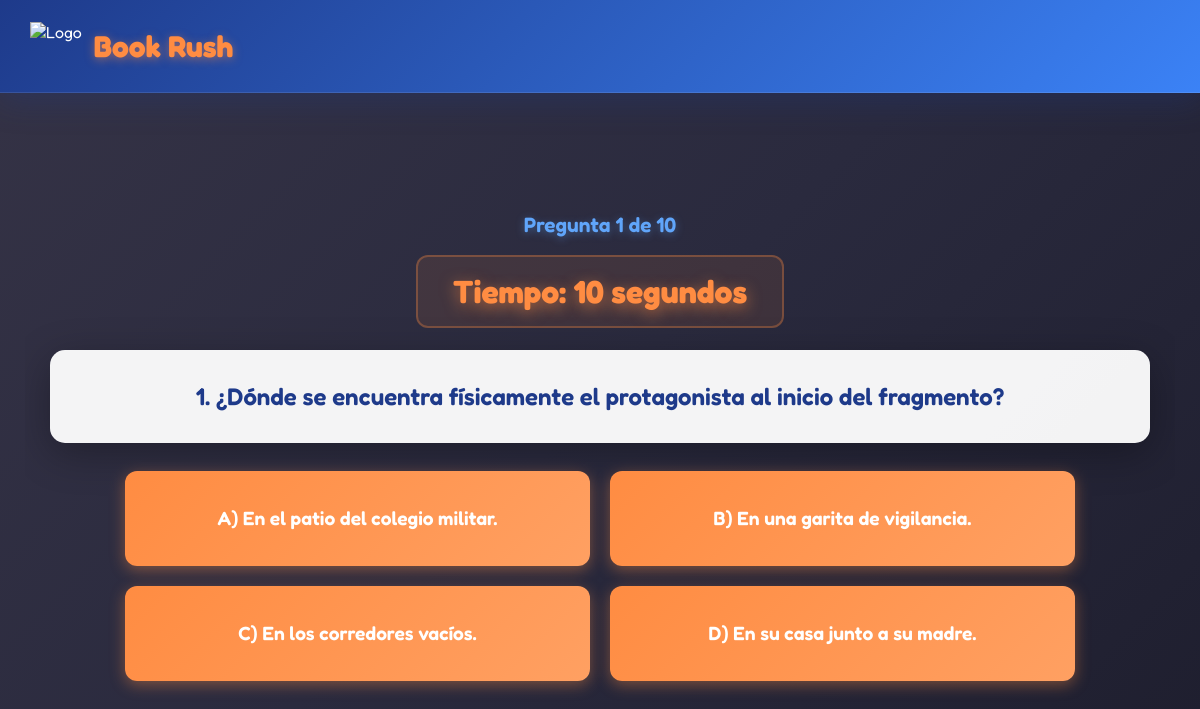
The app's page /trivia/trivia.php with its own data.
### tables this page shows
CREATE TABLE `preguntas` (
  `id_pregunta` int(11) NOT NULL,
  `id_libro` int(11) NOT NULL DEFAULT 1,
  `id_capitulo` varchar(20) DEFAULT NULL,
  `numero_pregunta` int(11) NOT NULL DEFAULT 0,
  `enunciado` text NOT NULL,
  `opcion_a` text NOT NULL,
  `opcion_b` text NOT NULL,
  `opcion_c` text NOT NULL,
  `opcion_d` text NOT NULL,
  `respuesta_correcta` varchar(1) NOT NULL,
  `puntaje` int(11) NOT NULL DEFAULT 15
);

### trivia/trivia.php (the view, shortened to what this page needs)
<?php
include("../conexion.php");
$id_libro = isset($_GET['id_libro']) ? (int)$_GET['id_libro'] : 1;
$id_capitulo = isset($_GET['id_capitulo']) ? (int)$_GET['id_capitulo'] : 1;
$numero_pregunta = isset($_GET['pregunta']) ? (int)$_GET['pregunta'] : 1;
$stmt = $conn->prepare("SELECT * FROM preguntas WHERE id_libro = ? AND id_capitulo = ? AND numero_pregunta = ?");
$stmt->bind_param("iii", $id_libro, $id_capitulo, $numero_pregunta);
$stmt->execute();
$pregunta = $stmt->get_result()->fetch_assoc();
$opciones = [
    'A' => $pregunta['opcion_a'],
    'B' => $pregunta['opcion_b'],
    'C' => $pregunta['opcion_c'],
    'D' => $pregunta['opcion_d']
];
$stmt2 = $conn->prepare("SELECT MAX(numero_pregunta) AS max_preg FROM preguntas WHERE id_libro = ? AND id_capitulo = ?");
$stmt2->bind_param("ii", $id_libro, $id_capitulo);
$stmt2->execute();
$ultima_pregunta = (int)$stmt2->get_result()->fetch_assoc()['max_preg'];
?>
<!DOCTYPE html>
<html lang="es">
<head>
  <link rel="stylesheet" href="../css/trivia.css">
</head>
<body>
  <div class="top-bar">
    <div style="display: flex; align-items: center; gap: 12px;">
      <img src="../imagenes/LOGO_BOOK_RUSH.png" alt="Logo" style="height: 48px;">
      <h1>Book Rush</h1>
    </div>
  </div>
  <div class="container">
    <div class="progreso">Pregunta <?= $numero_pregunta ?> de <?= $ultima_pregunta ?></div>
    <div class="timer" id="timer">Tiempo: 12 segundos</div>
    <div class="pregunta-card">
      <div class="pregunta"><?= $numero_pregunta ?>. <?= htmlspecialchars($pregunta['enunciado']) ?></div>
    </div>
    <div class="opciones">
    <?php foreach ($opciones as $letra => $texto): ?>
      <button type="button" class="opcion" data-respuesta="<?= $letra ?>">
        <?= $letra ?>) <?= htmlspecialchars($texto) ?>
      </button>
    <?php endforeach; ?>
    </div>
  </div>
</body>
</html>

### css/trivia.css (style rules this page uses)
* { box-sizing: border-box; margin: 0; padding: 0; }
body { font-family: 'Fredoka', sans-serif; background: linear-gradient(135deg, #353346ff 0%, #2a2a3e 50%, #1e1e2e 100%) fixed; color: #fff; height: 100vh; overflow: hidden; display: flex; flex-direction: column; }
.top-bar { width: 100%; background: linear-gradient(135deg, #1e3a8a 0%, #3b82f6 50%, #60a5fa 100%); background-size: 200% 200%; padding: 22px 30px; display: flex; align-items: center; justify-content: space-between; z-index: 1100; box-shadow: 0 8px 32px rgba(30, 58, 138, 0.3); backdrop-filter: blur(10px); border-bottom: 1px solid rgba(255, 255, 255, 0.1); animation: slideDown 0.8s ease-out, topBarMove 6s ease-in-out infinite; flex-shrink: 0; }
.top-bar h1 { font-size: 30px; color: #ff8c42; font-family: 'Fredoka', sans-serif; text-shadow: 0 2px 10px rgba(255, 140, 66, 0.5); animation: glowTitle 3s ease-in-out infinite alternate; margin: 0; }
.container { flex: 1; display: flex; flex-direction: column; justify-content: center; align-items: center; padding: 25px; max-width: 1150px; margin: 0 auto; width: 100%; overflow: hidden; }
.progreso { text-align: center; color: #60a5fa; font-size: 1.3em; font-weight: 600; margin-bottom: 18px; text-shadow: 0 2px 8px rgba(96, 165, 250, 0.4); }
.timer { text-align: center; color: #ff8c42; font-weight: 700; margin-bottom: 22px; font-size: 2em; text-shadow: 0 4px 15px rgba(255, 140, 66, 0.6); animation: pulse 1s ease-in-out infinite; background: rgba(255, 140, 66, 0.1); padding: 15px 35px; border-radius: 12px; border: 2px solid rgba(255, 140, 66, 0.3); }
.pregunta-card { background: rgba(255, 255, 255, 0.95); color: #2c3e50; padding: 30px 40px; border-radius: 15px; box-shadow: 0 10px 40px rgba(0, 0, 0, 0.3); margin-bottom: 28px; text-align: center; width: 100%; }
.pregunta { font-size: 1.5em; font-weight: 600; line-height: 1.4; color: #1e3a8a; }
.opciones { display: grid; grid-template-columns: repeat(2, 1fr); gap: 20px; width: 100%; max-width: 950px; }
.opcion { background: linear-gradient(135deg, #ff8c42 0%, #ffa062 100%); color: white; border: none; padding: 24px 30px; border-radius: 12px; cursor: pointer; font-weight: 600; font-size: 1.2em; font-family: 'Fredoka', sans-serif; transition: all 0.3s ease; box-shadow: 0 4px 15px rgba(255, 140, 66, 0.4); min-height: 95px; display: flex; align-items: center; justify-content: center; text-align: left; line-height: 1.4; }

### records on screen
preguntas: enunciado "¿Dónde se encuentra físicamente el protagonista al inicio del fragmento?", opcion_a "En el patio del colegio militar.", opcion_b "En una garita de vigilancia.", opcion_c "En los corredores vacíos.", opcion_d "En su casa junto a su madre."

### other values on screen
$numero_pregunta "1"
$ultima_pregunta "10"
$letra "A"
$letra "B"
$letra "C"
$letra "D"
